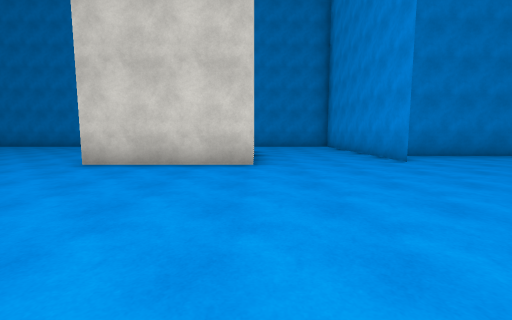
view 1 (above)

22 first-person views from a walk through a scene from a Unity 3-D project. The camera is 1.3 m above the floor, tilts 6° down and sees 90° across. The floor is counted in squares, 2 m on a side. Each view is taken from the middle of a square. On the plan, view 1 faces up. The plan holds only what a view shows up to about 9 squares ahead; the rest is blank. The place goes on beyond the plan. The player is left out. Surface patterns are stand-ins for the level's own textures.

view 2
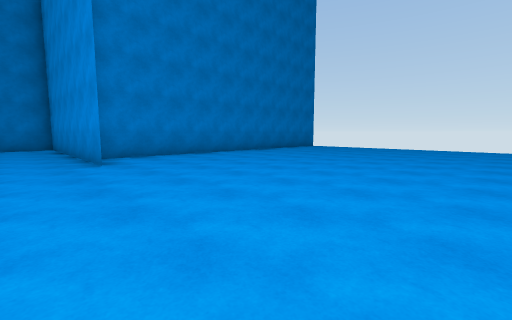

view 3
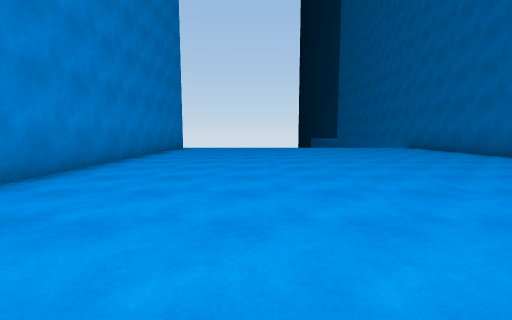

view 4
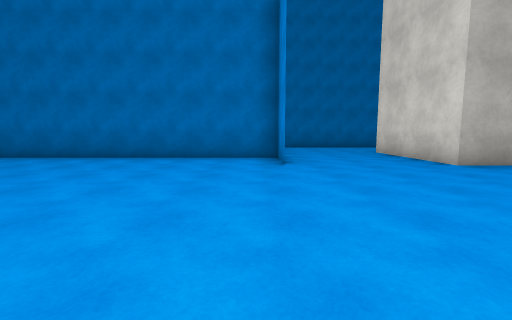

view 5
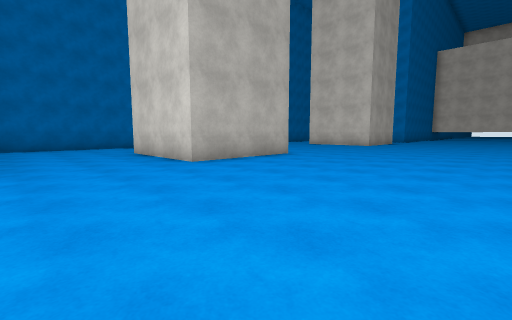

view 6
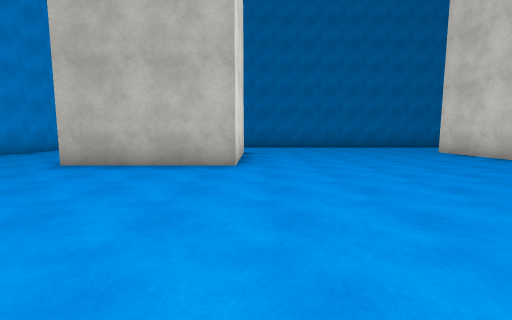

view 7
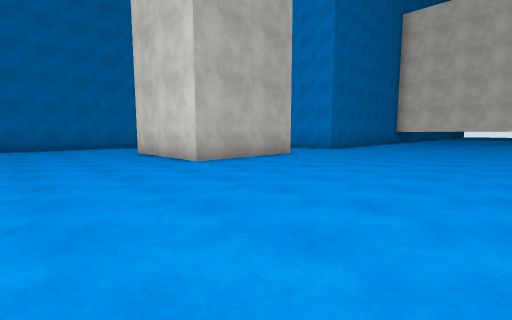

view 8
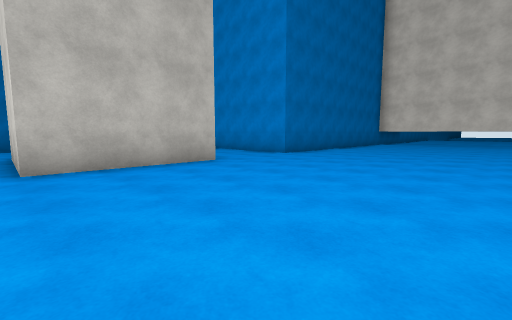

view 9
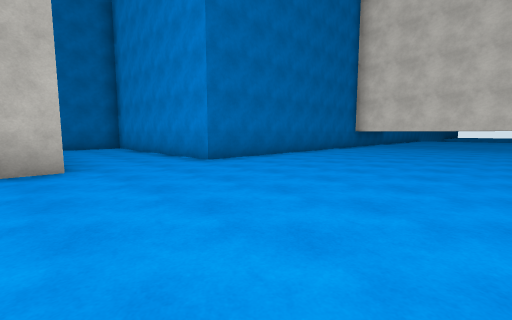

view 10
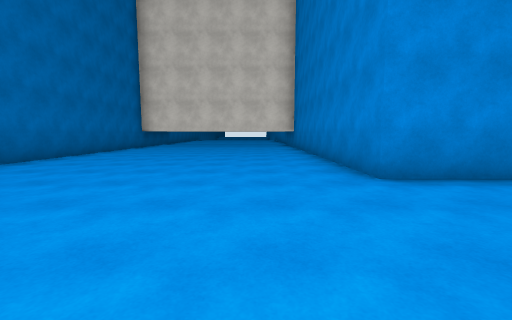

view 11
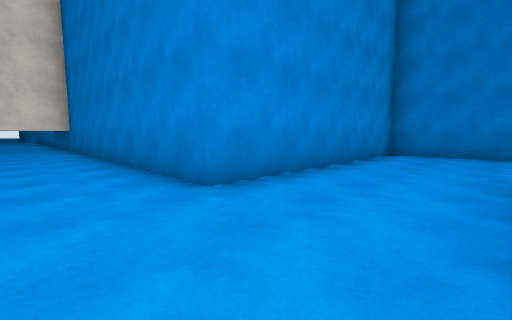

view 12
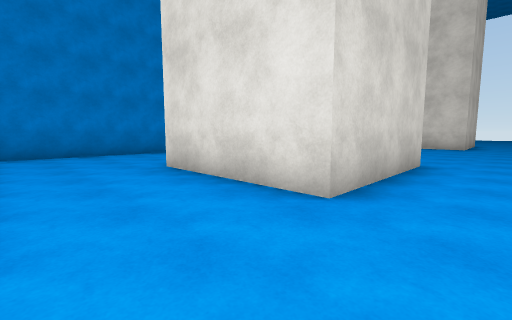

view 13
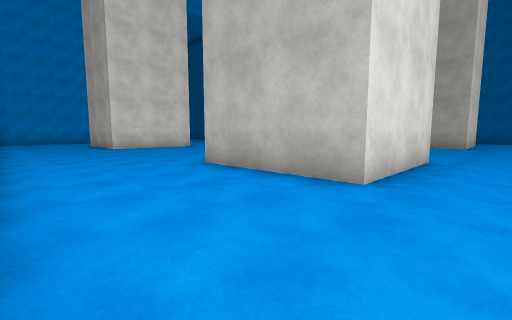

view 14
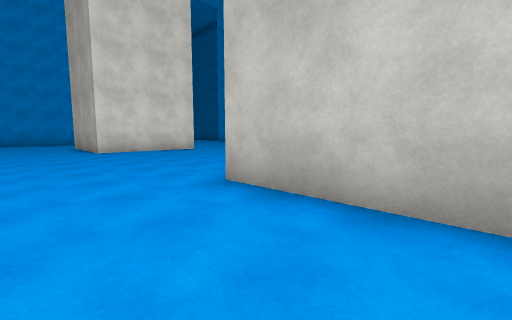

view 15
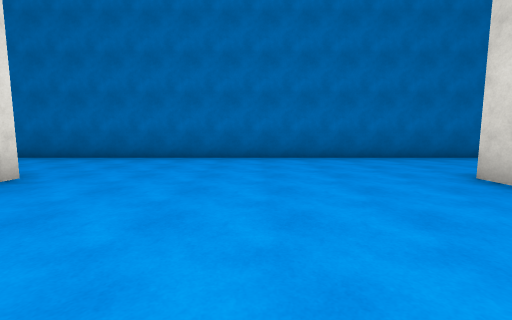

view 16
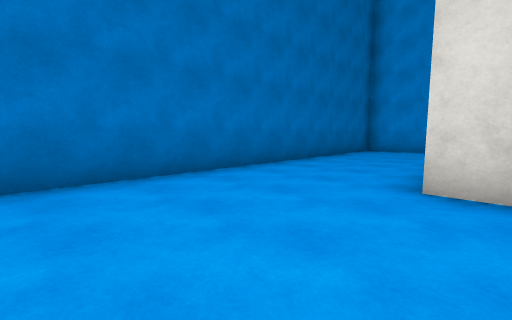

view 17
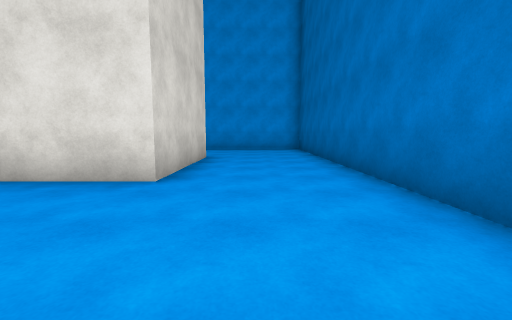

view 18
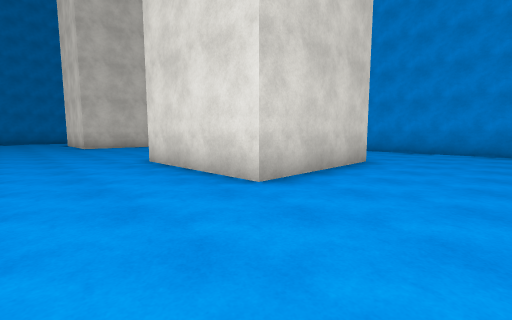

view 19
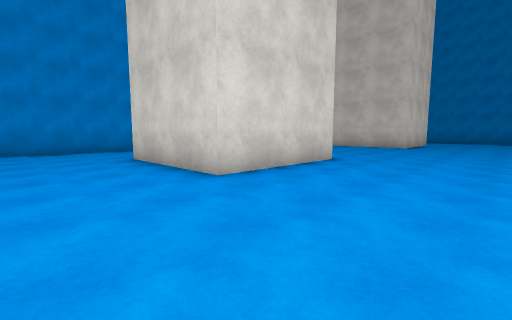

view 20
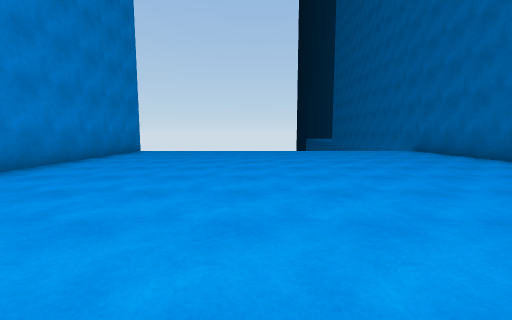

view 21
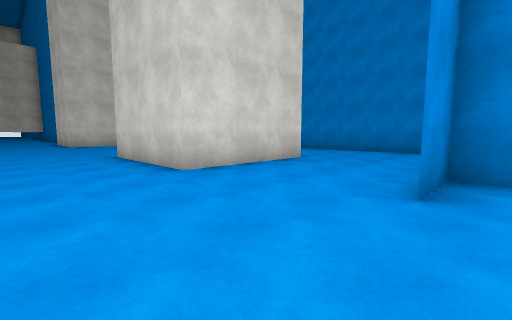

view 22
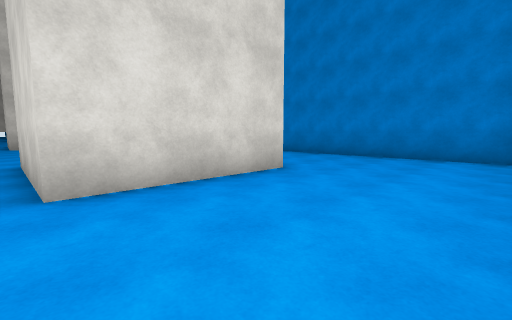

### Floor plan
Points are (right, up) in squares from view 1. A wall is a line through its corners. A room is listed if a view was taken in it or the views show most of it. See-through windows are left out.
Room 1 (views 1, 2, 3, 4, 5, 6, 7, 8, 9, 10, 11, 12, 13, 14, 15, 16, 17, 18, 19, 20, 21, 22)
walls: (-3.6, -1.1) (-0.1, -1.1) (-0.1, -4.6) (-3.6, -4.6) (-3.6, -1.1); (-3.6, 7.5) (-3.6, 8.8) (-2.4, 8.8); (-10.1, 5.2) (-13.7, 5.2) (-13.7, 8.8) (-10.1, 8.8); (-0.1, 8.9) (-0.1, 5.2) (-3.6, 5.2); (3.4, 5.6) (3.4, 11.4); (3.4, -1.2) (3.4, -2.8) (13.1, -2.8); (-13.8, -1.1) (-10.2, -1.1) (-10.2, -4.6) (-13.8, -4.6); (-12, 12.3) (-16.6, 12.3) (-16.6, 5.8) (-25.1, 5.8); (3, 12.3) (-2.6, 12.3); (3.4, -7) (3.4, -3.4); (-16.1, -7.7) (3, -7.7); (-22.1, -1.1) (-16.6, -1.1) (-16.6, -7.2); (13, 7.2) (3.4, 7.2) (3.4, 5.8); (-24.9, 5.8) (-24.9, 3)

Where each view was taken, in squares from view 1:
view 1: 0 up, 0 right, facing up
view 2: 0 up, 2 right, facing up-right
view 3: 4 up, 2 right, facing right
view 4: 4 up, 4 right, facing down
view 5: 4 up, 3 right, facing down-left
view 6: 4 up, 4 left, facing down
view 7: 4 up, 7 left, facing down-left
view 8: 4 up, 10 left, facing down-left
view 9: 4 up, 13 left, facing down-left
view 10: 4 up, 13 left, facing left
view 11: 4 up, 14 left, facing up-left
view 12: 4 up, 16 left, facing up-right
view 13: 12 up, 15 left, facing down-right
view 14: 11 up, 13 left, facing down-right
view 15: 1 down, 7 left, facing down
view 16: 4 down, 7 left, facing down-left
view 17: 6 down, 7 left, facing right
view 18: 7 down, 6 left, facing up-right
view 19: 7 down, 7 left, facing up-left
view 20: 3 up, 4 right, facing right
view 21: 3 up, 4 right, facing up-left
view 22: 5 up, 3 right, facing up-left
